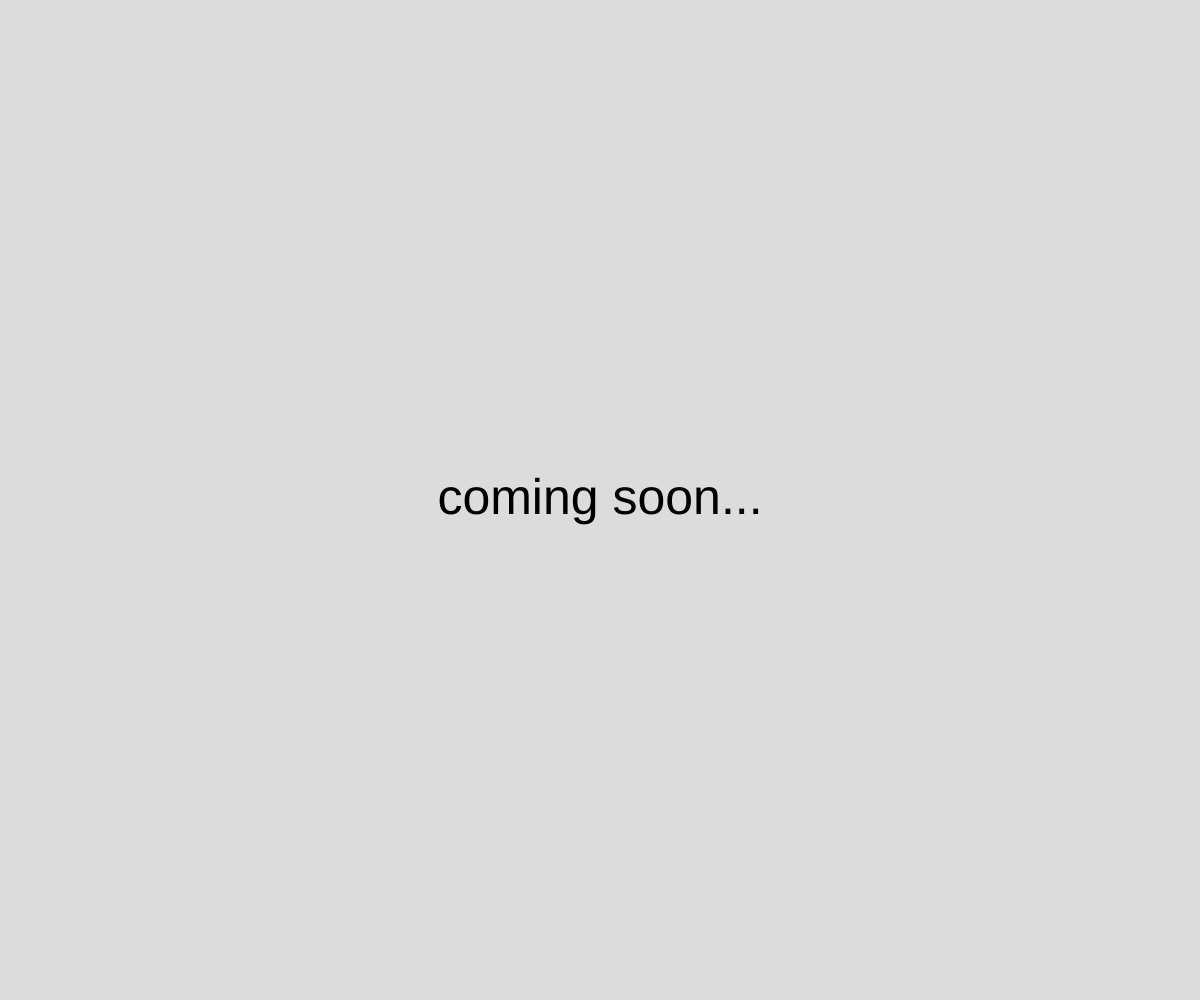
Frame 1 (no input)
Frame 60 (no input): identical to frame 1, image omitted
Frame 120 (the mouse pressed at the canvas centre since frame 60): identical to frame 1, image omitted

The p5.js sketch that drew this single still picture (run headless with seeded random() and noise() and a simulated clock; from frame 60 on, the mouse is pressed at the canvas centre):

// p5.js sketch
// ── sketch.js
// window.setTimeout demo


let message = "coming soon...";

async function setup() {
  createCanvas(windowWidth, windowHeight);
  textAlign(CENTER,CENTER);
  textSize(50);

  window.setTimeout(newMessage,3000);
}

function draw() {
  background(220);

  text(message,width/2,height/2);
}


function newMessage() {
  message = "Its here!";
}
